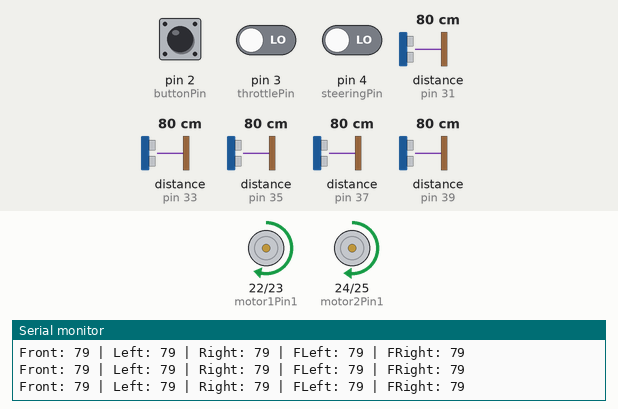
Bench run of a sketch on a simulated Arduino Mega 2560, built with avr-gcc and run on an emulated ATmega2560. Parts: motor-driver pin pairs drawn as motors (green arrow = first pin HIGH = forward, orange = second pin HIGH = backward, longer = more drive, scaled by the enable pin), the last lines printed to the serial monitor. Wiring (inferred from the names in the program): 5 × ultrasonic range finder: trigger pin 30, echo pin 31 / trigger pin 32, echo pin 33 / trigger pin 34, echo pin 35 / trigger pin 36, echo pin 37 / trigger pin 38, echo pin 39. The inputs (shaded band) are chosen by the test bench; at power-on: pin 2 (buttonPin) HIGH, distance to the obstacle (sensors on pin 33, pin 31, pin 35, pin 37, pin 39) 80 cm, pin 3 (throttlePin) LOW, pin 4 (steeringPin) LOW. The echo pulse lasts 58.3 µs per cm.

Above: at 1.2 s.
1.3 s: pin 2 (buttonPin) pulled LOW for 0.15 s
At 2.5 s:
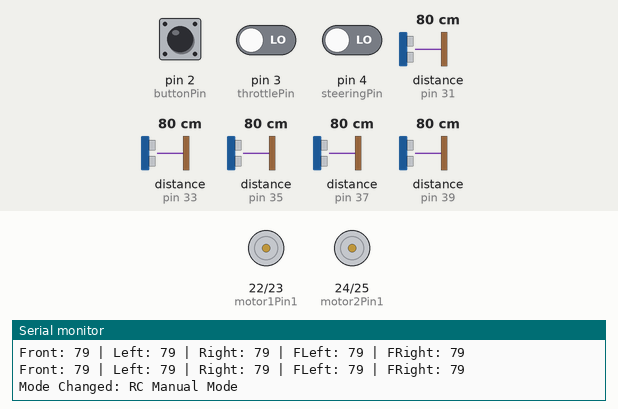
3.4 s: pin 2 (buttonPin) pulled LOW for 1 s
At 4.2 s:
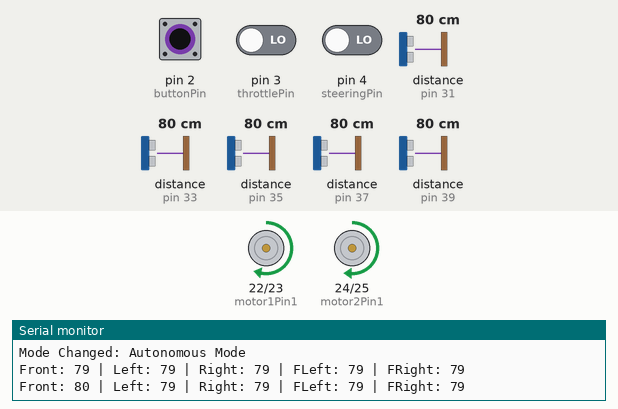
6.4 s: distance to the obstacle (sensor on pin 33) set to 250 cm
At 6.56 s:
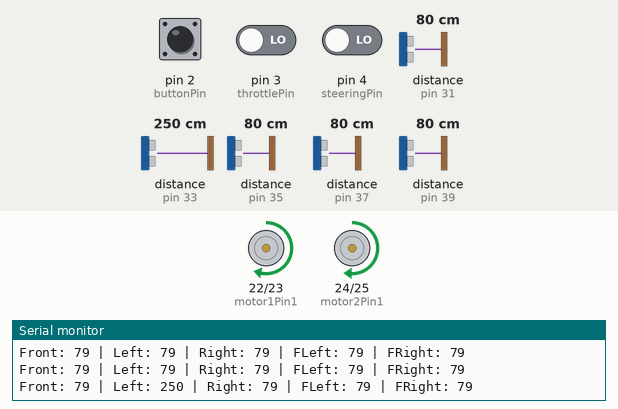
9.4 s: distance to the obstacle (sensor on pin 31) set to 35 cm
12.4 s: distance to the obstacle (sensor on pin 31) set to 28 cm
At 12.9 s:
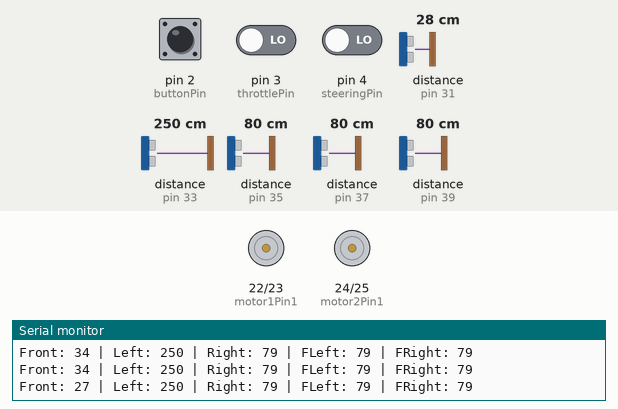
15.4 s: distance to the obstacle (sensor on pin 35) set to 35 cm
18.4 s: distance to the obstacle (sensor on pin 35) set to 27 cm
Timing chart, 0 to 22.4 s (numbered marks = the images above; inputs shaded):
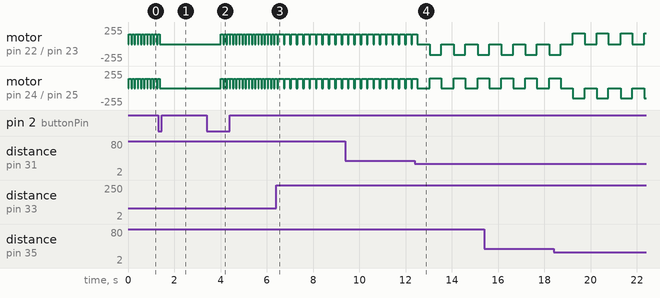

Measured:
- the behaviour switches between 32 and 31 cm on distance to the obstacle (sensor on pin 31) (found by bisection; images 3 and 4)
- after the input at 1.3 s, motor on pin 22 (motor1Pin1) / pin 23 (motor1Pin2), motor on pin 24 (motor2Pin1) / pin 25 (motor2Pin2): goes on until 1.4 s, then stays stopped
- after the input at 3.4 s, motor on pin 22 (motor1Pin1) / pin 23 (motor1Pin2): alternates forward 150/255 for 0.10 s and stopped for 0.04 s, starting after 0.62 s; motor on pin 24 (motor2Pin1) / pin 25 (motor2Pin2): alternates forward 140/255 for 0.10 s and stopped for 0.04 s, starting after 0.62 s
- after the input at 6.4 s, motor on pin 22 (motor1Pin1) / pin 23 (motor1Pin2): alternates forward 150/255 for 0.22 s and stopped for 0.06 s, starting after 0.33 s; motor on pin 24 (motor2Pin1) / pin 25 (motor2Pin2): alternates forward 140/255 for 0.22 s and stopped for 0.06 s, starting after 0.33 s
- after the input at 12.4 s, motor on pin 22 (motor1Pin1) / pin 23 (motor1Pin2): alternates backward 160/255 for 0.50 s and stopped for 0.53 s, starting after 0.65 s; motor on pin 24 (motor2Pin1) / pin 25 (motor2Pin2): alternates forward 150/255 for 0.50 s and stopped for 0.53 s, starting after 0.65 s
- by itself, motor on pin 22 (motor1Pin1) / pin 23 (motor1Pin2): alternates forward 150/255 for 0.10 s and stopped for 0.04 s
- by itself, motor on pin 24 (motor2Pin1) / pin 25 (motor2Pin2): alternates forward 140/255 for 0.10 s and stopped for 0.04 s

The sketch:

main_robot_control.ino
```cpp
/*
 * =====================================================================================
 * 프로젝트명: 초음파 센서 기반 자율주행 및 RC 겸용 미로통과 로봇
 * 작성자: 빠르조 (박상욱, 박민상, 우동식, 강성묵)
 * 주요 기능:
 *   - 5개 초음파 센서를 활용한 장애물 회피 및 벽 중심 정렬(alignToCenter)
 *   - L298N 모터 드라이버 및 탱크 섀시 기반 차동 회전 최적화
 *   - RC PWM 신호 0점 보정 (Deadband Filter) 및 gradualChange() 가감속 속도 제어
 *   - 버튼 스위치를 통한 자율주행 <-> RC 수동 모드 실시간 전환
 * =====================================================================================
 */

// -------------------------------------------------------------------------------------
// 1. 핀 배치 및 변수 정의
// -------------------------------------------------------------------------------------

// 모터 제어 핀 (L298N)
const int motor1Pin1 = 22;
const int motor1Pin2 = 23;
const int motor2Pin1 = 24;
const int motor2Pin2 = 25;

// PWM 속도 제어 핀 (ENA, ENB)
const int motor1Enable = 5;
const int motor2Enable = 6;

// 초음파 센서 핀 (5개 센서 구성)
const int trigFront  = 30; const int echoFront  = 31;
const int trigLeft   = 32; const int echoLeft   = 33;
const int trigRight  = 34; const int echoRight  = 35;
const int trigFLeft  = 36; const int echoFLeft  = 37; // 좌측 대각선 센서
const int trigFRight = 38; const int echoFRight = 39; // 우측 대각선 센서

// 모드 전환 버튼 핀
const int buttonPin = 2;
bool autoMode = true;
bool lastButtonState = HIGH;
bool currentButtonState;

// RC 수신기 입력 핀 및 입력 변수
const int throttlePin = 3;
const int steeringPin = 4;

// 모터 속도 관련 변수 (가감속 제어용)
int currentLeftSpeed = 0;
int currentRightSpeed = 0;
const int accelStep = 40;     // 가감속 스텝 크기 (점진적 속도 변경 폭)
const int minTurnSpeed = 60;  // 회전 시 최소 유지 속도 보정값

// -------------------------------------------------------------------------------------
// 2. 초기화 (setup)
// -------------------------------------------------------------------------------------
void setup() {
    // 모터 핀 출력 설정
    pinMode(motor1Pin1, OUTPUT);
    pinMode(motor1Pin2, OUTPUT);
    pinMode(motor2Pin1, OUTPUT);
    pinMode(motor2Pin2, OUTPUT);
    pinMode(motor1Enable, OUTPUT);
    pinMode(motor2Enable, OUTPUT);

    // 초음파 센서 핀 설정
    pinMode(trigFront, OUTPUT);  pinMode(echoFront, INPUT);
    pinMode(trigLeft, OUTPUT);   pinMode(echoLeft, INPUT);
    pinMode(trigRight, OUTPUT);  pinMode(echoRight, INPUT);
    pinMode(trigFLeft, OUTPUT);  pinMode(echoFLeft, INPUT);
    pinMode(trigFRight, OUTPUT); pinMode(echoFRight, INPUT);

    // 버튼 및 RC 핀 설정
    pinMode(buttonPin, INPUT_PULLUP);
    pinMode(throttlePin, INPUT);
    pinMode(steeringPin, INPUT);

    Serial.begin(9600);
    Serial.println("System Initialized! Ready to run.");
}

// -------------------------------------------------------------------------------------
// 3. 메인 루프 (loop)
// -------------------------------------------------------------------------------------
void loop() {
    checkModeButton();
    if (autoMode) {
        runAutonomousMode();
    } else {
        runRCMode();
    }
}

// -------------------------------------------------------------------------------------
// 4. 모드 전환 및 메인 동작 함수
// -------------------------------------------------------------------------------------
void checkModeButton() {
    currentButtonState = digitalRead(buttonPin);
    if (lastButtonState == HIGH && currentButtonState == LOW) {
        autoMode = !autoMode;
        Serial.print("Mode Changed: ");
        Serial.println(autoMode ? "Autonomous Mode" : "RC Manual Mode");
        delay(500); // 디바운싱 지연
    }
    lastButtonState = currentButtonState;
}

// [자율주행 모드]
void runAutonomousMode() {
    long front  = measureDistance(trigFront, echoFront);
    long left   = measureDistance(trigLeft, echoLeft);
    long right  = measureDistance(trigRight, echoRight);
    long fLeft  = measureDistance(trigFLeft, echoFLeft);
    long fRight = measureDistance(trigFRight, echoFRight);

    Serial.print("Front: "); Serial.print(front);
    Serial.print(" | Left: "); Serial.print(left);
    Serial.print(" | Right: "); Serial.print(right);
    Serial.print(" | FLeft: "); Serial.print(fLeft);
    Serial.print(" | FRight: "); Serial.println(fRight);

    // 1. 정면에 장애물이 없으면 벽 중심 정렬을 유지하며 전진
    if (front > 30) {
        moveForwardWithAlign();
    }
    // 2. 정면에 장애물이 있고 한쪽에만 공간이 있는 경우
    else if (left > 30 && right <= 30) {
        turnRight();
    }
    else if (right > 30 && left <= 30) {
        turnLeft();
    }
    // 3. 정면과 양 측면 모두 막혀 대각선 센서 판별이 필요한 경우
    else if (left > 30 && right > 30) {
        if (fLeft < 30 && fRight < 30) {
            if (front > 30) {
                moveForwardWithAlign();
            } else {
                stopMotors();
            }
        }
        else if (fLeft < 30 && right > 30 && front > 30) {
            turnRight();
        }
        else if (fRight < 30 && left > 30 && front > 30) {
            turnLeft();
        }
        else {
            if (left > right) turnLeft();
            else turnRight();
        }
    }
    // 4. 근접 장애물 정밀 회회전
    else if (front <= 30) {
        if (left > right) {
            while (measureDistance(trigFront, echoFront) <= 30) {
                turnRight();
            }
        } else {
            while (measureDistance(trigFront, echoFront) <= 30) {
                turnLeft();
            }
        }
        delay(100);
        moveForwardWithAlign();
    }
    else {
        stopMotors();
    }
}

// [RC 수동 조종 모드]
void runRCMode() {
    static int lastThrottle = 1400;
    static int lastSteering = 1400;

    int throttleRaw = pulseIn(throttlePin, HIGH, 50000);
    int steeringRaw = pulseIn(steeringPin, HIGH, 50000);

    if (throttleRaw > 900 && throttleRaw < 1800) lastThrottle = throttleRaw;
    if (steeringRaw > 900 && steeringRaw < 1800) lastSteering = steeringRaw;

    int throttleVal = map(lastThrottle, 1000, 1800, -255, 255);
    int steeringVal = map(lastSteering, 1000, 1800, -255, 255);

    // 0점/중립 범위 보정 (Deadband Filter: 30 이하 입력 무시)
    if (abs(throttleVal) < 30) throttleVal = 0;
    if (abs(steeringVal) < 30) steeringVal = 0;

    int targetLeftSpeed  = throttleVal + steeringVal;
    int targetRightSpeed = throttleVal - steeringVal;

    // 차동 회전 시 바퀴 최소 속도 보정
    if (steeringVal < 0) { // 좌회전 시 우측 바퀴 보정
        if (abs(targetRightSpeed) < minTurnSpeed) {
            targetRightSpeed = (targetRightSpeed >= 0) ? minTurnSpeed : -minTurnSpeed;
        }
    }
    else if (steeringVal > 0) { // 우회전 시 좌측 바퀴 보정
        if (abs(targetLeftSpeed) < minTurnSpeed) {
            targetLeftSpeed = (targetLeftSpeed >= 0) ? minTurnSpeed : -minTurnSpeed;
        }
    }

    // 가감속 점진적 적용
    currentLeftSpeed  = gradualChange(currentLeftSpeed, targetLeftSpeed, accelStep);
    currentRightSpeed = gradualChange(currentRightSpeed, targetRightSpeed, accelStep);

    setMotorSpeed(currentLeftSpeed, currentRightSpeed);
    delay(100);
}

// -------------------------------------------------------------------------------------
// 5. 모터 제어 및 유틸리티 함수
// -------------------------------------------------------------------------------------

// 초음파 센서 거리 측정 함수 (cm 단위 반환)
long measureDistance(int trigPin, int echoPin) {
    digitalWrite(trigPin, LOW);
    delayMicroseconds(2);
    digitalWrite(trigPin, HIGH);
    delayMicroseconds(10);
    digitalWrite(trigPin, LOW);

    long duration = pulseIn(echoPin, HIGH, 25000);
    if (duration == 0) return 999; // 신호 미수신 시 예외값
    return duration * 0.0344 / 2;
}

// 모터 속도 및 방향 설정 함수
void setMotorSpeed(int left, int right) {
    left  = constrain(left, -255, 255);
    right = constrain(right, -255, 255);

    // 좌측 모터 제어
    if (left == 0) {
        digitalWrite(motor1Pin1, LOW);
        digitalWrite(motor1Pin2, LOW);
    } else if (left > 0) {
        digitalWrite(motor1Pin1, HIGH);
        digitalWrite(motor1Pin2, LOW);
    } else {
        digitalWrite(motor1Pin1, LOW);
        digitalWrite(motor1Pin2, HIGH);
        left = -left;
    }

    // 우측 모터 제어
    if (right == 0) {
        digitalWrite(motor2Pin1, LOW);
        digitalWrite(motor2Pin2, LOW);
    } else if (right > 0) {
        digitalWrite(motor2Pin1, HIGH);
        digitalWrite(motor2Pin2, LOW);
    } else {
        digitalWrite(motor2Pin1, LOW);
        digitalWrite(motor2Pin2, HIGH);
        right = -right;
    }

    analogWrite(motor1Enable, left);
    analogWrite(motor2Enable, right);
}

// 주행 기본 동작 함수
void moveForward() {
    setMotorSpeed(150, 140);
}

void turnLeft() {
    stopMotors();
    delay(500);
    setMotorSpeed(-160, 150);
    delay(500);
    stopMotors();
}

void turnRight() {
    stopMotors();
    delay(500);
    setMotorSpeed(160, -150);
    delay(500);
    stopMotors();
}

void stopMotors() {
    analogWrite(motor1Enable, 0);
    analogWrite(motor2Enable, 0);
}

// 벽 중심 정렬 함수
void alignToCenter() {
    long left  = measureDistance(trigLeft, echoLeft);
    long right = measureDistance(trigRight, echoRight);
    long diff  = left - right;

    if (abs(diff) > 5) {
        if (diff > 0) {
            setMotorSpeed(80, 80);
            delay(120);
        } else {
            setMotorSpeed(-80, 80);
            delay(120);
        }
        stopMotors();
    }
}

// 중심 정렬을 포함한 직진
void moveForwardWithAlign() {
    alignToCenter();
    setMotorSpeed(150, 140);
    delay(100);
    stopMotors();
}

// 속도 점진 변경 (가감속 제어) 함수
int gradualChange(int current, int target, int step) {
    if (current < target) {
        current += step;
        if (current > target) current = target;
    } else if (current > target) {
        current -= step;
        if (current < target) current = target;
    }
    return current;
}
```
